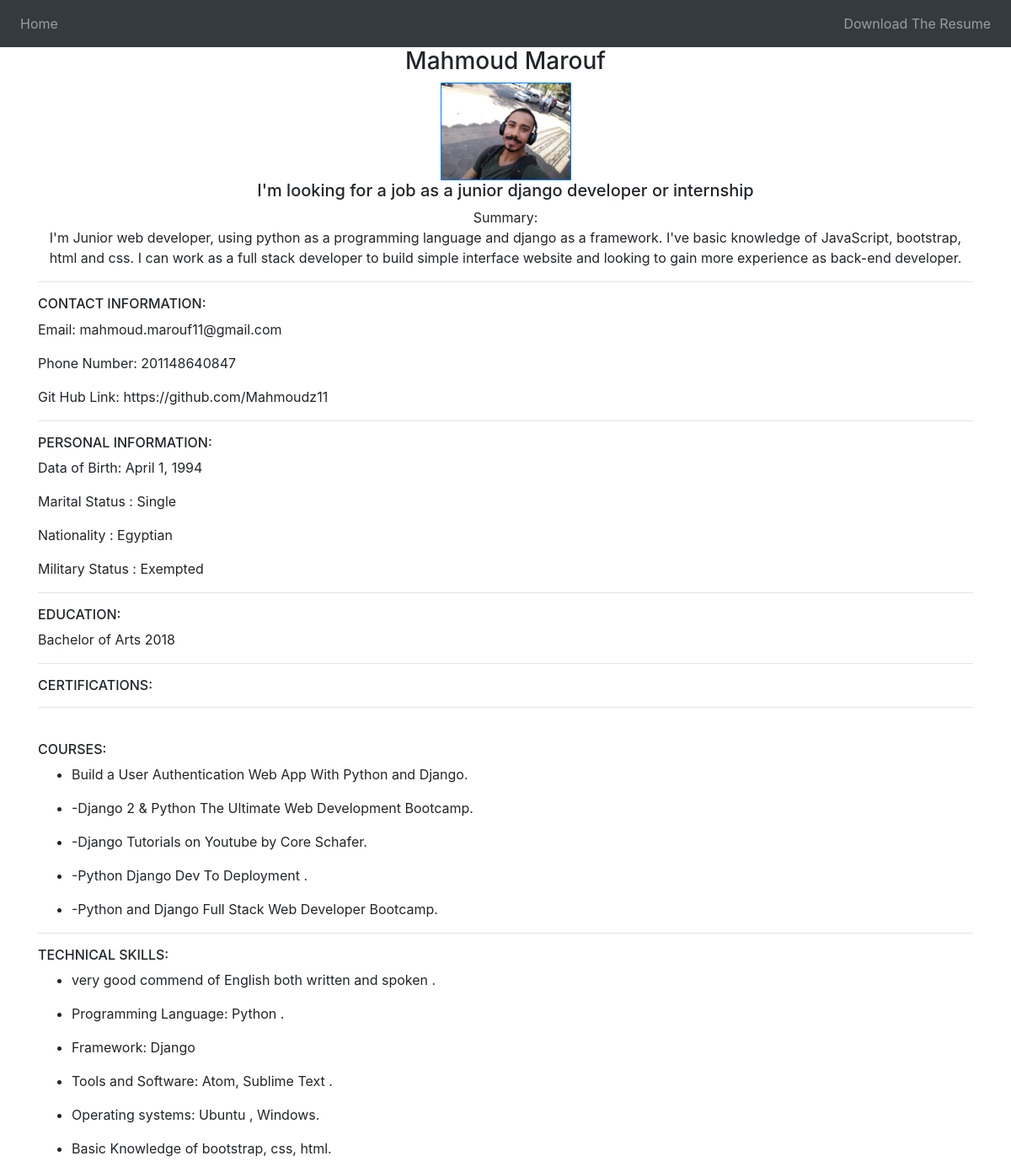
Screenshot of /mahmoud-marouf with the database file from the repository.
### cv/models.py (models this page shows, shortened)
class Portfolio(models.Model):
    name = models.CharField(max_length=500)
    slug = models.SlugField(max_length=500)
    title = models.CharField(max_length=1000)
    email = models.EmailField()
    phone_number = models.PositiveIntegerField()
    img = models.ImageField(upload_to='profile_pics', blank=True)
    summary = models.TextField()
    git_hub_link = models.URLField(blank=True)
    date_of_birth = models.DateField()
    marital_status = models.CharField(max_length=100)
    nationality = models.CharField(max_length=250)
    military_status = models.CharField(max_length=100)
    education = models.CharField(max_length=250, blank=True)

class Courses(models.Model):
    por = models.ForeignKey(Portfolio, on_delete=models.CASCADE)
    course_name = models.TextField()

class Skills(models.Model):
    por = models.ForeignKey(Portfolio, on_delete=models.CASCADE)
    skill = models.CharField(max_length=500)

### cv/views.py (the view)
# urls.py: path('<str:slug>', PortfolioDetailView.as_view(), name='pro-detail'),
class PortfolioDetailView(DetailView):
    model = Portfolio
    def get_context_data(self, **kwargs):
        context = super(PortfolioDetailView, self).get_context_data(**kwargs)
        context['Certification'] = Certifications.objects.all()
        context['courses'] = Courses.objects.all()
        context['skills'] = Skills.objects.all()
        return context

### templates/cv/portfolio_detail.html (shortened to what this page needs)
{% extends 'base.html' %}
{% block content %}
<main role="main">
    <div class="container">
      <h3 class="text-center">{{ object.name }}</h3>
      <div class="col-2 mx-auto">
          <img src="{{ object.img.url }}" class="border border-primary img-fluid" height="200" width="200">
      </div>
      <h5 class="text-center">{{ object.title }}</h5>
      <p class="text-center">Summary: <br>{{ object.summary }}</p>
      <hr class='hrItem' />
      <h6>CONTACT INFORMATION:</h6>
      <p>Email: {{ object.email}}</p>
      <p>Phone Number: {{ object.phone_number}}</p>
      <p>Git Hub Link: {{ object.git_hub_link}}</p>
      <hr class='hrItem' />
      <h6>PERSONAL INFORMATION:</h6>
      <p>Data of Birth: {{ object.date_of_birth }}</p>
      <p>Marital Status : {{ object.marital_status }}</p>
      <p>Nationality : {{ object.nationality }}</p>
      <p>Military Status : {{ object.military_status}}</p>
      <hr class='hrItem' />
      <h6>EDUCATION:</h6>
      <p>{{ object.education}}</p>
      <hr class='hrItem' />
      <h6>CERTIFICATIONS:</h6>
      <hr class='hrItem' />
      <br>
      <h6>COURSES:</h6>
      {% for items in courses %}
      <ul>
          <li>{{ items.course_name }}</li>
      </ul>
      {% endfor %}
      <hr class='hrItem' />
      <h6>TECHNICAL SKILLS:</h6>
      {% for items in skills %}
      <ul>
          <li>{{ items.skill }}</li>
      </ul>
      {% endfor %}
  </div>
</main>
{% endblock %}

### rows the page displays
Portfolio: name "Mahmoud Marouf", img (picture), title "I'm looking for a job as a junior django developer or internship", summary "I'm Junior web developer, using python as a programming language and django as a framework. I've basic knowledge of JavaScript, bootstrap, html and css. I can work as a full stack developer to build simple interface website and looking to gain more experience as back-end developer.", email "mahmoud.marouf11@gmail.com", phone_number "201148640847", git_hub_link "https://github.com/Mahmoudz11", date_of_birth "April 1, 1994", marital_status "Single", nationality "Egyptian", military_status "Exempted", education "Bachelor of Arts 2018"
Courses: course_name "Build a User Authentication Web App With Python and Django."
Courses: course_name "-Django 2 & Python The Ultimate Web Development Bootcamp."
Courses: course_name "-Django Tutorials on Youtube by Core Schafer."
Courses: course_name "-Python Django Dev To Deployment ."
Courses: course_name "-Python and Django Full Stack Web Developer Bootcamp."
Skills: skill "very good commend of English both written and spoken ."
Skills: skill "Programming Language: Python ."
Skills: skill "Framework: Django"
Skills: skill "Tools and Software: Atom, Sublime Text ."
Skills: skill "Operating systems: Ubuntu , Windows."
Skills: skill "Basic Knowledge of bootstrap, css, html."
